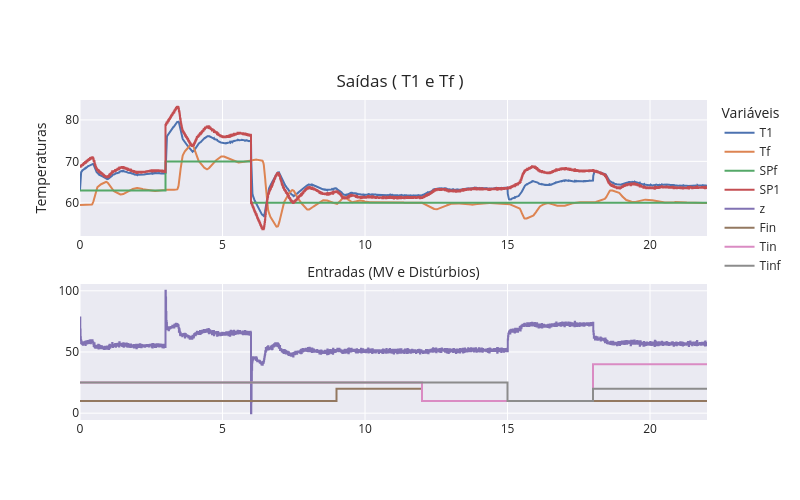
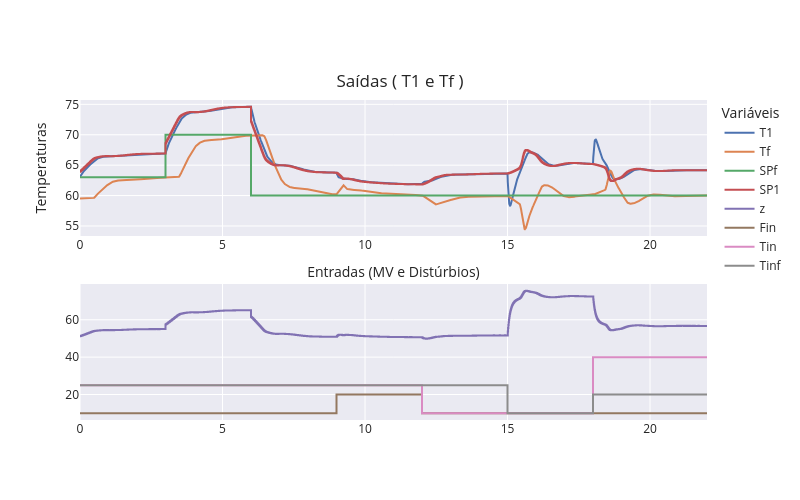
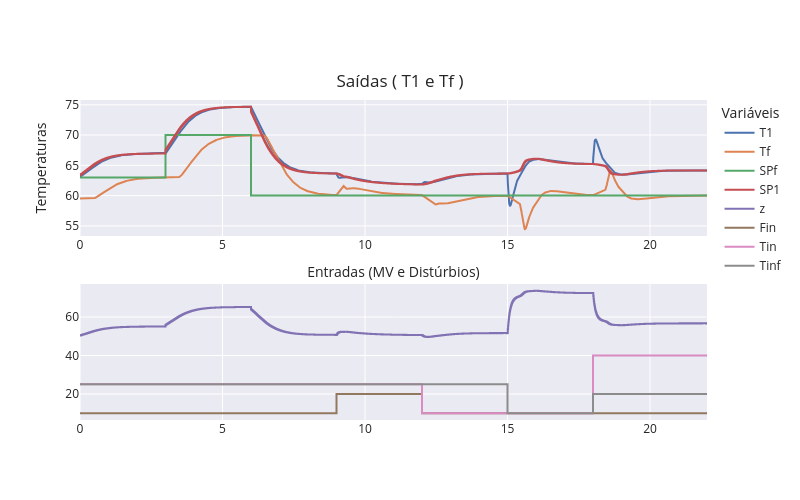

Notebook code cell kept with these figures, in order:
### Code cell
TU =np.array(
[    # Time,   SP ,  Fin , Tin, Tinf
      [  0 ,  63 ,  10  ,  25, 25  ],
      [  3,  70 ,  10  ,  25, 25  ],
      [  6 ,  60 ,  10  ,  25, 25  ],
      [  9 ,  60 ,  20  ,  25, 25  ],
      [  12 ,  60 ,  10  ,  10, 25  ],
      [  15 ,  60 ,  10  ,  10, 10  ],
      [  18,   60,   10  ,  40, 20  ],
      [  22,   60,   10  ,  40, 20  ],
])        
Simulacao_MF_Cascata (TanqueAquecimentoTubulacao, T0, TU, Kp=[0.795,5],Ti=[0.5,5],Td=[0.01,0],b=[2,1], Ruido = 0.05, U_bias=50, dt=0.01, Plotly = True );

print("A executar Simulação em Cascata (Arquitetura 2-DOF)...")

TT_c, YY_c, UU_c = Simulacao_MF_Cascata(
    TanqueAquecimentoTubulacao, 
    T0, 
    TU, 
    Kp=[0.450, 1.312],   # [K_c Mestre, K_c Escravo]
    Ti=[0.350, 0.0954],  # [T_i Mestre, T_i Escravo]
    Td=[0.0, 0.0], 
    b=[0.5, 1.0],        # Ponderação 2-DOF: [b Mestre, b Escravo]
    Ruido=0.005, 
    U_bias=50, 
    dt=0.01, 
    Plotly=True 
)

print("A executar Simulação em Cascata (Arquitetura Otimizada)...")

TT_c, YY_c, UU_c = Simulacao_MF_Cascata(
    TanqueAquecimentoTubulacao, 
    T0, 
    TU, 
    Kp=[0.170, 1.312],   # [K_c Mestre, K_c Escravo]
    Ti=[0.165, 0.0954],  # [T_i Mestre, T_i Escravo]
    Td=[0.0, 0.0], 
    b=[0.4, 1.0],        # [b Mestre, b Escravo]
    Ruido=0.005, 
    U_bias=50, 
    dt=0.01, 
    Plotly=True 
)

### Figure 1 — Plotly figure (JSON) as saved in the notebook; plotly's stock layout.template omitted (floating-point values rounded to 4 significant figures; data arrays with more than 128 entries replaced by an {"elided": "..."} marker saying what was removed)
{"data": [{"name": "T1", "type": "scatter", "x": {"elided": "2201 float values"}, "xaxis": "x", "y": {"elided": "2201 float values"}, "yaxis": "y"}, {"name": "Tf", "type": "scatter", "x": {"elided": "2201 float values"}, "xaxis": "x", "y": {"elided": "2201 float values"}, "yaxis": "y"}, {"line": {"shape": "hv"}, "name": "SPf", "type": "scatter", "x": {"elided": "2201 float values"}, "xaxis": "x", "y": {"elided": "2201 float values"}, "yaxis": "y"}, {"line": {"shape": "hv"}, "name": "SP1", "type": "scatter", "x": {"elided": "2201 float values"}, "xaxis": "x", "y": {"elided": "2201 float values"}, "yaxis": "y"}, {"line": {"shape": "hv"}, "name": "z", "type": "scatter", "x": {"elided": "2201 float values"}, "xaxis": "x2", "y": {"elided": "2201 float values"}, "yaxis": "y2"}, {"line": {"shape": "hv"}, "name": "Fin", "type": "scatter", "x": {"elided": "2201 float values"}, "xaxis": "x2", "y": {"elided": "2201 float values"}, "yaxis": "y2"}, {"line": {"shape": "hv"}, "name": "Tin", "type": "scatter", "x": {"elided": "2201 float values"}, "xaxis": "x2", "y": {"elided": "2201 float values"}, "yaxis": "y2"}, {"line": {"shape": "hv"}, "name": "Tinf", "type": "scatter", "x": {"elided": "2201 float values"}, "xaxis": "x2", "y": {"elided": "2201 float values"}, "yaxis": "y2"}], "layout": {"height": 500, "legend": {"title": {"text": "Variáveis"}}, "title": {"text": "Saídas ( T1 e Tf )", "x": 0.5, "xanchor": "center", "y": 0.85, "yanchor": "top"}, "width": 800, "xaxis": {"anchor": "y", "domain": [0, 1], "matches": "x", "title": {"text": "Entradas (MV e Distúrbios)"}}, "xaxis2": {"anchor": "y2", "domain": [0, 1], "matches": "x"}, "yaxis": {"anchor": "x", "domain": [0.575, 1], "title": {"text": "Temperaturas"}}, "yaxis2": {"anchor": "x2", "domain": [0, 0.425]}}}

### Figure 2 — Plotly figure (JSON) as saved in the notebook; plotly's stock layout.template omitted (floating-point values rounded to 4 significant figures; data arrays with more than 128 entries replaced by an {"elided": "..."} marker saying what was removed)
{"data": [{"name": "T1", "type": "scatter", "x": {"elided": "2201 float values"}, "xaxis": "x", "y": {"elided": "2201 float values"}, "yaxis": "y"}, {"name": "Tf", "type": "scatter", "x": {"elided": "2201 float values"}, "xaxis": "x", "y": {"elided": "2201 float values"}, "yaxis": "y"}, {"line": {"shape": "hv"}, "name": "SPf", "type": "scatter", "x": {"elided": "2201 float values"}, "xaxis": "x", "y": {"elided": "2201 float values"}, "yaxis": "y"}, {"line": {"shape": "hv"}, "name": "SP1", "type": "scatter", "x": {"elided": "2201 float values"}, "xaxis": "x", "y": {"elided": "2201 float values"}, "yaxis": "y"}, {"line": {"shape": "hv"}, "name": "z", "type": "scatter", "x": {"elided": "2201 float values"}, "xaxis": "x2", "y": {"elided": "2201 float values"}, "yaxis": "y2"}, {"line": {"shape": "hv"}, "name": "Fin", "type": "scatter", "x": {"elided": "2201 float values"}, "xaxis": "x2", "y": {"elided": "2201 float values"}, "yaxis": "y2"}, {"line": {"shape": "hv"}, "name": "Tin", "type": "scatter", "x": {"elided": "2201 float values"}, "xaxis": "x2", "y": {"elided": "2201 float values"}, "yaxis": "y2"}, {"line": {"shape": "hv"}, "name": "Tinf", "type": "scatter", "x": {"elided": "2201 float values"}, "xaxis": "x2", "y": {"elided": "2201 float values"}, "yaxis": "y2"}], "layout": {"height": 500, "legend": {"title": {"text": "Variáveis"}}, "title": {"text": "Saídas ( T1 e Tf )", "x": 0.5, "xanchor": "center", "y": 0.85, "yanchor": "top"}, "width": 800, "xaxis": {"anchor": "y", "domain": [0, 1], "matches": "x", "title": {"text": "Entradas (MV e Distúrbios)"}}, "xaxis2": {"anchor": "y2", "domain": [0, 1], "matches": "x"}, "yaxis": {"anchor": "x", "domain": [0.575, 1], "title": {"text": "Temperaturas"}}, "yaxis2": {"anchor": "x2", "domain": [0, 0.425]}}}

### Figure 3 — Plotly figure (JSON) as saved in the notebook; plotly's stock layout.template omitted (floating-point values rounded to 4 significant figures; data arrays with more than 128 entries replaced by an {"elided": "..."} marker saying what was removed)
{"data": [{"name": "T1", "type": "scatter", "x": {"elided": "2201 float values"}, "xaxis": "x", "y": {"elided": "2201 float values"}, "yaxis": "y"}, {"name": "Tf", "type": "scatter", "x": {"elided": "2201 float values"}, "xaxis": "x", "y": {"elided": "2201 float values"}, "yaxis": "y"}, {"line": {"shape": "hv"}, "name": "SPf", "type": "scatter", "x": {"elided": "2201 float values"}, "xaxis": "x", "y": {"elided": "2201 float values"}, "yaxis": "y"}, {"line": {"shape": "hv"}, "name": "SP1", "type": "scatter", "x": {"elided": "2201 float values"}, "xaxis": "x", "y": {"elided": "2201 float values"}, "yaxis": "y"}, {"line": {"shape": "hv"}, "name": "z", "type": "scatter", "x": {"elided": "2201 float values"}, "xaxis": "x2", "y": {"elided": "2201 float values"}, "yaxis": "y2"}, {"line": {"shape": "hv"}, "name": "Fin", "type": "scatter", "x": {"elided": "2201 float values"}, "xaxis": "x2", "y": {"elided": "2201 float values"}, "yaxis": "y2"}, {"line": {"shape": "hv"}, "name": "Tin", "type": "scatter", "x": {"elided": "2201 float values"}, "xaxis": "x2", "y": {"elided": "2201 float values"}, "yaxis": "y2"}, {"line": {"shape": "hv"}, "name": "Tinf", "type": "scatter", "x": {"elided": "2201 float values"}, "xaxis": "x2", "y": {"elided": "2201 float values"}, "yaxis": "y2"}], "layout": {"height": 500, "legend": {"title": {"text": "Variáveis"}}, "title": {"text": "Saídas ( T1 e Tf )", "x": 0.5, "xanchor": "center", "y": 0.85, "yanchor": "top"}, "width": 800, "xaxis": {"anchor": "y", "domain": [0, 1], "matches": "x", "title": {"text": "Entradas (MV e Distúrbios)"}}, "xaxis2": {"anchor": "y2", "domain": [0, 1], "matches": "x"}, "yaxis": {"anchor": "x", "domain": [0.575, 1], "title": {"text": "Temperaturas"}}, "yaxis2": {"anchor": "x2", "domain": [0, 0.425]}}}
